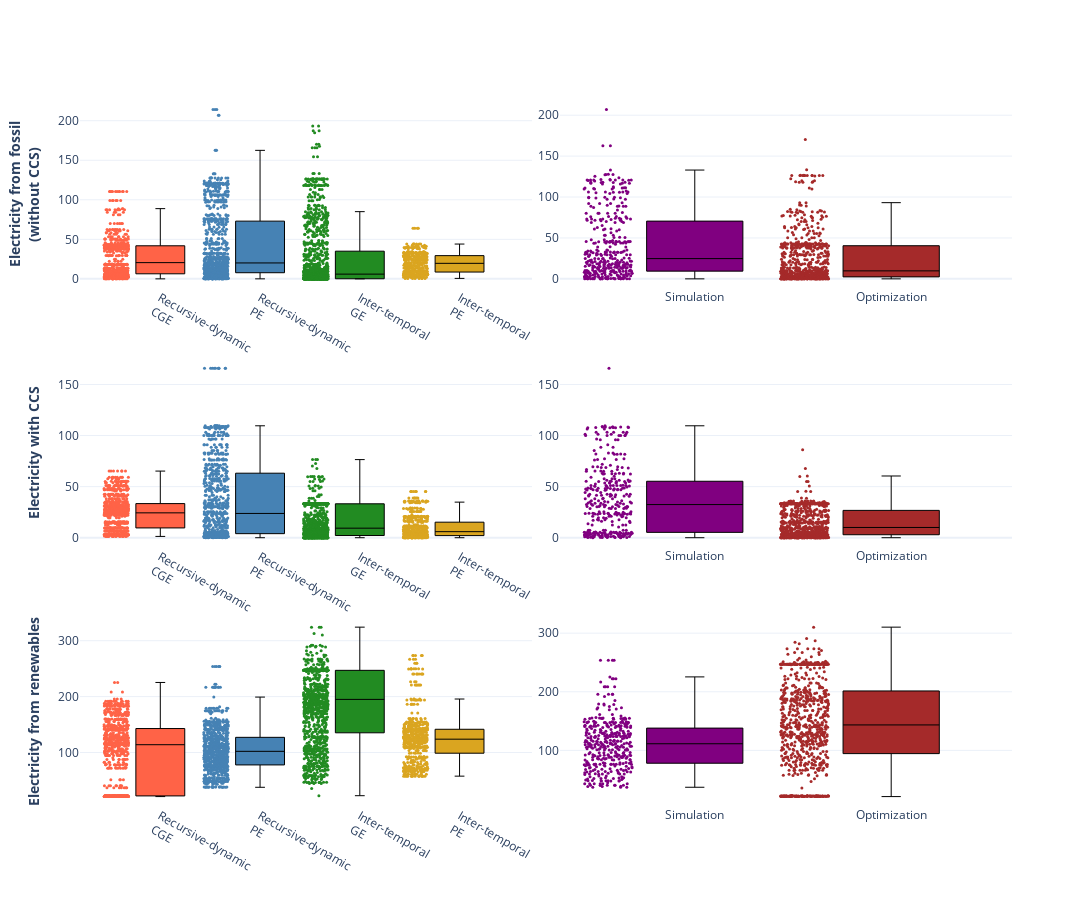

Notebook code for this chart:
### Code cell
cols = ['tomato', 'steelblue', 'forestgreen', 'goldenrod']
cols2 = ['purple', 'brown']

fig = make_subplots(
    rows=3, cols=2,
    horizontal_spacing = 0.03,
    vertical_spacing=0.10,
    specs = [[{"type": "box"},{"type": "box"}], [{"type": "box"},{"type": "box"}], [{"type": "box"},{"type": "box"}]],
    #subplot_titles=('Electricity from fossil (without CCS)', '', 'Electricity with CCS', '', 'Electricity from renewables')
)

for var_i, var in enumerate(['Secondary Energy|Electricity|Coal+Gas|w/o CCS', 'Secondary Energy|Electricity|w/ CCS', 'Secondary Energy|Electricity|Renewables (incl. Biomass)']):
    data = []
    for mods_group_i, mods_group in enumerate([mods_rd_cge, mods_rd_pe, mods_it_ge, mods_it_pe]):
        datlist = []
        for model in mods_group:
            datlist = datlist+list(np.random.choice(np.array(XRraw.sel(Variable=var, Time=year, ModelScenario=modscens[mods == model]).Value), size=300))
        data.append(datlist)
    data2 = []
    for mods_group_i, mods_group in enumerate([mods_sim, mods_opt]):
        datlist = []
        for model in mods_group:
            try:
                datlist = datlist+list(np.random.choice(np.array(XRraw.sel(Variable=var, Time=year, ModelScenario=modscens[mods == model]).Value), size=100))
            except:
                print(model)
                continue
        data2.append(datlist)

    for mods_group_i, mods_group in enumerate([mods_rd_cge, mods_rd_pe, mods_it_ge, mods_it_pe]):
        fig.add_trace(go.Box(y=data[mods_group_i],
                            name=["Recursive-dynamic<br>CGE", "Recursive-dynamic<br>PE", "Inter-temporal<br>GE",  "Inter-temporal<br>PE"][mods_group_i],
                            fillcolor=cols[mods_group_i],
                            line_color='black',
                            marker=dict(color=cols[mods_group_i]), boxpoints='all', jitter=0.5, pointpos=-1.8, whiskerwidth=0.2, marker_size=3, line_width=1, showlegend=False), 1+var_i, 1)
    for mods_group_i, mods_group in enumerate([mods_sim, mods_opt]):
        fig.add_trace(go.Box(y=data2[mods_group_i],
                            name=["Simulation", "Optimization"][mods_group_i],
                            fillcolor=cols2[mods_group_i],
                            line_color='black',
                            marker=dict(color=cols2[mods_group_i]), boxpoints='all', jitter=0.5, pointpos=-1.8, whiskerwidth=0.2, marker_size=3, line_width=1, showlegend=False), 1+var_i, 2)

fig.update_yaxes(title='<b>Electricity from fossil<br>(without CCS)</b>', col=1,row=1)
fig.update_yaxes(title='<b>Electricity with CCS</b>', col=1,row=2)
fig.update_yaxes(title='<b>Electricity from renewables</b>', col=1,row=3)

fig.update_layout(height=900, width=1600, template='plotly_white')
fig.show(renderer='png')

### Figure 1 — Plotly figure (JSON) as saved in the notebook; plotly's stock layout.template omitted (floating-point values rounded to 4 significant figures; data arrays with more than 128 entries replaced by an {"elided": "..."} marker saying what was removed)
{"data": [{"boxpoints": "all", "fillcolor": "tomato", "jitter": 0.5, "line": {"color": "black", "width": 1}, "marker": {"color": "tomato", "size": 3}, "name": "Recursive-dynamic<br>CGE", "pointpos": -1.8, "showlegend": false, "type": "box", "whiskerwidth": 0.2, "xaxis": "x", "y": {"elided": "900 float values"}, "yaxis": "y"}, {"boxpoints": "all", "fillcolor": "steelblue", "jitter": 0.5, "line": {"color": "black", "width": 1}, "marker": {"color": "steelblue", "size": 3}, "name": "Recursive-dynamic<br>PE", "pointpos": -1.8, "showlegend": false, "type": "box", "whiskerwidth": 0.2, "xaxis": "x", "y": {"elided": "900 float values"}, "yaxis": "y"}, {"boxpoints": "all", "fillcolor": "forestgreen", "jitter": 0.5, "line": {"color": "black", "width": 1}, "marker": {"color": "forestgreen", "size": 3}, "name": "Inter-temporal<br>GE", "pointpos": -1.8, "showlegend": false, "type": "box", "whiskerwidth": 0.2, "xaxis": "x", "y": {"elided": "1200 float values"}, "yaxis": "y"}, {"boxpoints": "all", "fillcolor": "goldenrod", "jitter": 0.5, "line": {"color": "black", "width": 1}, "marker": {"color": "goldenrod", "size": 3}, "name": "Inter-temporal<br>PE", "pointpos": -1.8, "showlegend": false, "type": "box", "whiskerwidth": 0.2, "xaxis": "x", "y": {"elided": "600 float values"}, "yaxis": "y"}, {"boxpoints": "all", "fillcolor": "purple", "jitter": 0.5, "line": {"color": "black", "width": 1}, "marker": {"color": "purple", "size": 3}, "name": "Simulation", "pointpos": -1.8, "showlegend": false, "type": "box", "whiskerwidth": 0.2, "xaxis": "x2", "y": {"elided": "400 float values"}, "yaxis": "y2"}, {"boxpoints": "all", "fillcolor": "brown", "jitter": 0.5, "line": {"color": "black", "width": 1}, "marker": {"color": "brown", "size": 3}, "name": "Optimization", "pointpos": -1.8, "showlegend": false, "type": "box", "whiskerwidth": 0.2, "xaxis": "x2", "y": {"elided": "800 float values"}, "yaxis": "y2"}, {"boxpoints": "all", "fillcolor": "tomato", "jitter": 0.5, "line": {"color": "black", "width": 1}, "marker": {"color": "tomato", "size": 3}, "name": "Recursive-dynamic<br>CGE", "pointpos": -1.8, "showlegend": false, "type": "box", "whiskerwidth": 0.2, "xaxis": "x3", "y": {"elided": "900 float values"}, "yaxis": "y3"}, {"boxpoints": "all", "fillcolor": "steelblue", "jitter": 0.5, "line": {"color": "black", "width": 1}, "marker": {"color": "steelblue", "size": 3}, "name": "Recursive-dynamic<br>PE", "pointpos": -1.8, "showlegend": false, "type": "box", "whiskerwidth": 0.2, "xaxis": "x3", "y": {"elided": "900 float values"}, "yaxis": "y3"}, {"boxpoints": "all", "fillcolor": "forestgreen", "jitter": 0.5, "line": {"color": "black", "width": 1}, "marker": {"color": "forestgreen", "size": 3}, "name": "Inter-temporal<br>GE", "pointpos": -1.8, "showlegend": false, "type": "box", "whiskerwidth": 0.2, "xaxis": "x3", "y": {"elided": "1200 float values"}, "yaxis": "y3"}, {"boxpoints": "all", "fillcolor": "goldenrod", "jitter": 0.5, "line": {"color": "black", "width": 1}, "marker": {"color": "goldenrod", "size": 3}, "name": "Inter-temporal<br>PE", "pointpos": -1.8, "showlegend": false, "type": "box", "whiskerwidth": 0.2, "xaxis": "x3", "y": {"elided": "600 float values"}, "yaxis": "y3"}, {"boxpoints": "all", "fillcolor": "purple", "jitter": 0.5, "line": {"color": "black", "width": 1}, "marker": {"color": "purple", "size": 3}, "name": "Simulation", "pointpos": -1.8, "showlegend": false, "type": "box", "whiskerwidth": 0.2, "xaxis": "x4", "y": {"elided": "400 float values"}, "yaxis": "y4"}, {"boxpoints": "all", "fillcolor": "brown", "jitter": 0.5, "line": {"color": "black", "width": 1}, "marker": {"color": "brown", "size": 3}, "name": "Optimization", "pointpos": -1.8, "showlegend": false, "type": "box", "whiskerwidth": 0.2, "xaxis": "x4", "y": {"elided": "800 float values"}, "yaxis": "y4"}, {"boxpoints": "all", "fillcolor": "tomato", "jitter": 0.5, "line": {"color": "black", "width": 1}, "marker": {"color": "tomato", "size": 3}, "name": "Recursive-dynamic<br>CGE", "pointpos": -1.8, "showlegend": false, "type": "box", "whiskerwidth": 0.2, "xaxis": "x5", "y": {"elided": "900 float values"}, "yaxis": "y5"}, {"boxpoints": "all", "fillcolor": "steelblue", "jitter": 0.5, "line": {"color": "black", "width": 1}, "marker": {"color": "steelblue", "size": 3}, "name": "Recursive-dynamic<br>PE", "pointpos": -1.8, "showlegend": false, "type": "box", "whiskerwidth": 0.2, "xaxis": "x5", "y": {"elided": "900 float values"}, "yaxis": "y5"}, {"boxpoints": "all", "fillcolor": "forestgreen", "jitter": 0.5, "line": {"color": "black", "width": 1}, "marker": {"color": "forestgreen", "size": 3}, "name": "Inter-temporal<br>GE", "pointpos": -1.8, "showlegend": false, "type": "box", "whiskerwidth": 0.2, "xaxis": "x5", "y": {"elided": "1200 float values"}, "yaxis": "y5"}, {"boxpoints": "all", "fillcolor": "goldenrod", "jitter": 0.5, "line": {"color": "black", "width": 1}, "marker": {"color": "goldenrod", "size": 3}, "name": "Inter-temporal<br>PE", "pointpos": -1.8, "showlegend": false, "type": "box", "whiskerwidth": 0.2, "xaxis": "x5", "y": {"elided": "600 float values"}, "yaxis": "y5"}, {"boxpoints": "all", "fillcolor": "purple", "jitter": 0.5, "line": {"color": "black", "width": 1}, "marker": {"color": "purple", "size": 3}, "name": "Simulation", "pointpos": -1.8, "showlegend": false, "type": "box", "whiskerwidth": 0.2, "xaxis": "x6", "y": {"elided": "400 float values"}, "yaxis": "y6"}, {"boxpoints": "all", "fillcolor": "brown", "jitter": 0.5, "line": {"color": "black", "width": 1}, "marker": {"color": "brown", "size": 3}, "name": "Optimization", "pointpos": -1.8, "showlegend": false, "type": "box", "whiskerwidth": 0.2, "xaxis": "x6", "y": {"elided": "800 float values"}, "yaxis": "y6"}], "layout": {"height": 900, "width": 1600, "xaxis": {"anchor": "y", "domain": [0, 0.485]}, "xaxis2": {"anchor": "y2", "domain": [0.515, 1]}, "xaxis3": {"anchor": "y3", "domain": [0, 0.485]}, "xaxis4": {"anchor": "y4", "domain": [0.515, 1]}, "xaxis5": {"anchor": "y5", "domain": [0, 0.485]}, "xaxis6": {"anchor": "y6", "domain": [0.515, 1]}, "yaxis": {"anchor": "x", "domain": [0.7333, 1], "title": {"text": "<b>Electricity from fossil<br>(without CCS)</b>"}}, "yaxis2": {"anchor": "x2", "domain": [0.7333, 1]}, "yaxis3": {"anchor": "x3", "domain": [0.3667, 0.6333], "title": {"text": "<b>Electricity with CCS</b>"}}, "yaxis4": {"anchor": "x4", "domain": [0.3667, 0.6333]}, "yaxis5": {"anchor": "x5", "domain": [0, 0.2667], "title": {"text": "<b>Electricity from renewables</b>"}}, "yaxis6": {"anchor": "x6", "domain": [0, 0.2667]}}}
